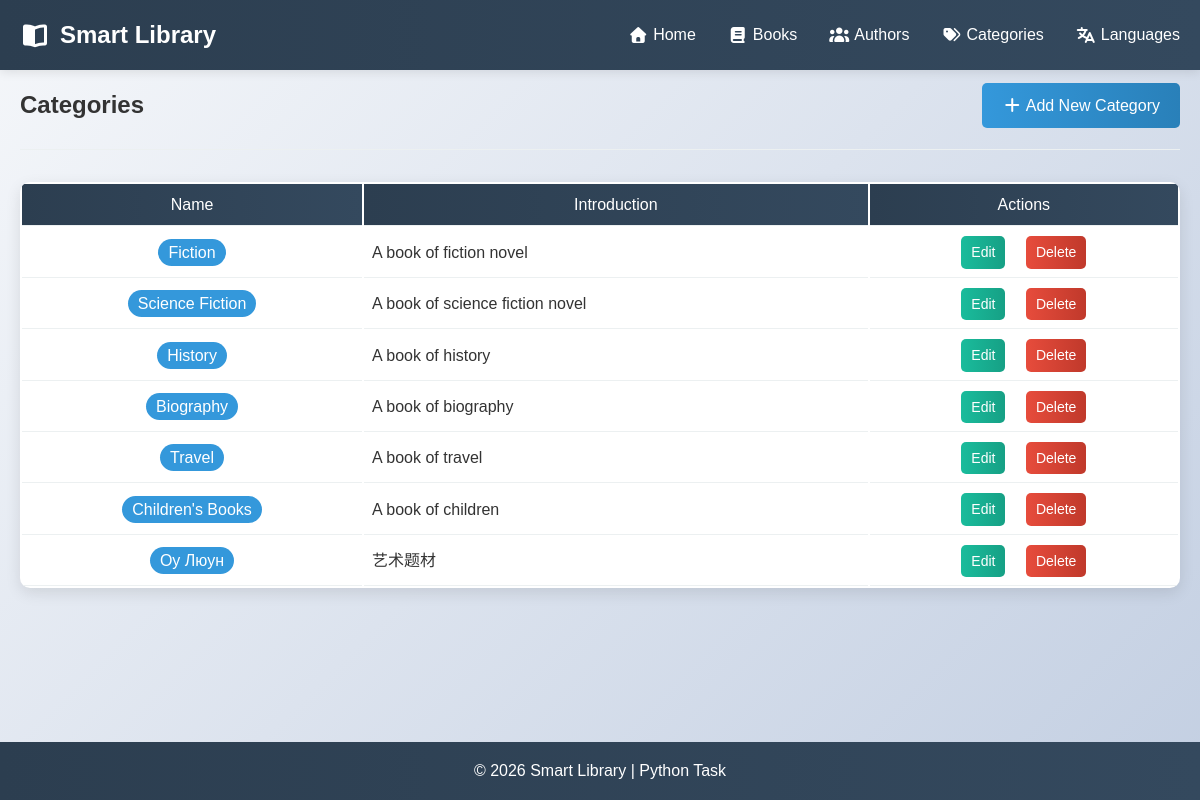
The page /categories on the database as committed earlier.
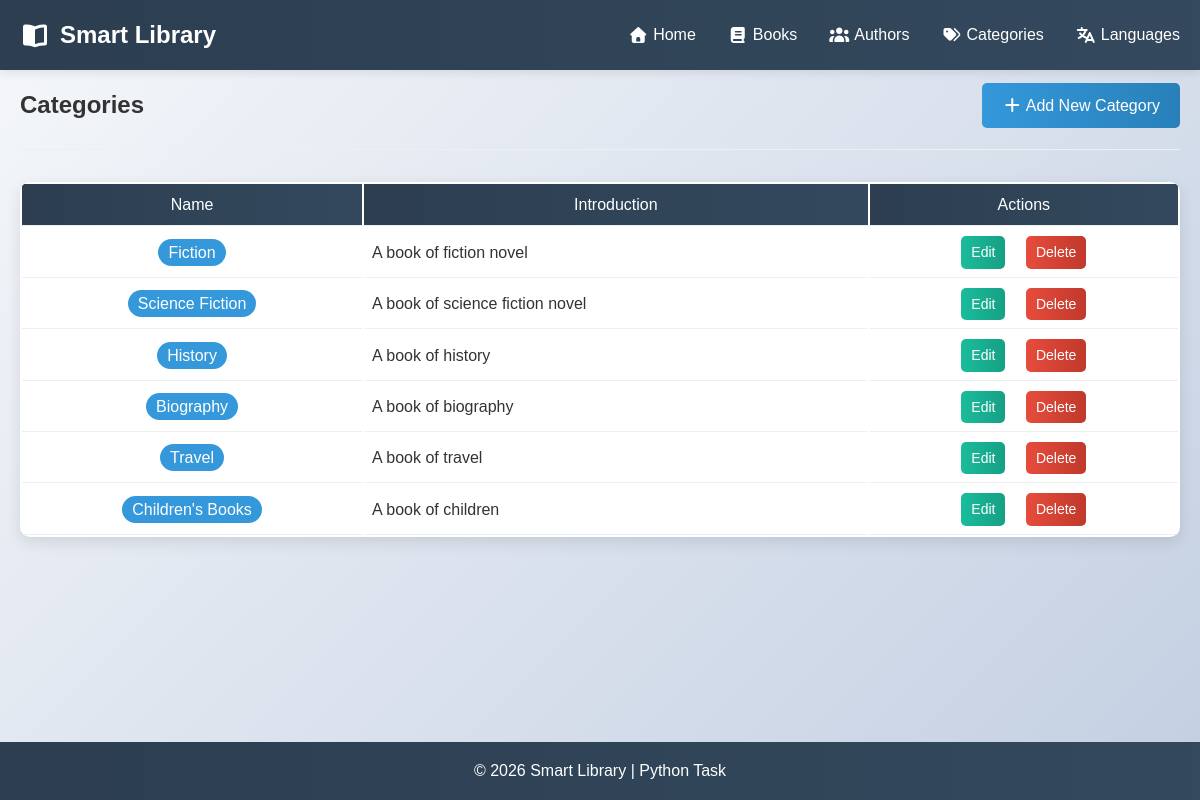
The same page on the database as committed later.
### models.py (models this page shows, shortened)
class Category(db.Model):
    id = db.Column(db.Integer, primary_key=True)
    name = db.Column(db.String(50), nullable=False, unique=True)
    description = db.Column(db.String(200))

### app.py (the view)
@app.route('/categories')
def list_categories():
    categories = Category.query.all()
    return render_template('categories.html', categories=categories)

### templates/categories.html (shortened to what this page needs)
{% extends "base.html" %}
{% block content %}
<section class="page-header">
    <h1 class="main-title">Categories</h1>
    <a href="{{ url_for('add_category') }}" class="btn btn-primary"><i class="fas fa-plus"></i> Add New Category</a>
</section>
<div class="books-container">
    {% if categories %}
    <table class="books-table">
        <thead>
            <tr>
                <th>Name</th>
                <th>Introduction</th>
                <th>Actions</th>
            </tr>
        </thead>
        <tbody>
            {% for category in categories %}
            <tr>
                <td><span class="category-tag" style="font-size:1rem;">{{ category.name }}</span></td>
                <td class="category-introduction-td">{{ category.description or 'No description' }}</td>
                {% with
                edit_url = url_for('edit_category', category_id=category.id),
                delete_url = url_for('delete_category', category_id=category.id)
                %}
                {% include 'btns_edit_del.html' %}
                {% endwith %}
            </tr>
            {% endfor %}
        </tbody>
    </table>
    {% else %}
    <div class="empty-state">
        <h3>Temp categories available.</h3>
    </div>
    {% endif %}
</div>
{% endblock %}

### templates/btns_edit_del.html
<td>
    <a href="{{ edit_url }}" class="btn btn-small btn-info">Edit</a>
    <a href="{{ delete_url }}" class="btn btn-small btn-danger" style="margin-left: 1rem;">Delete</a>
</td>

Rows that differ between the two databases and show on the page:
removed Category: name "Оу Люун", description "艺术题材"
